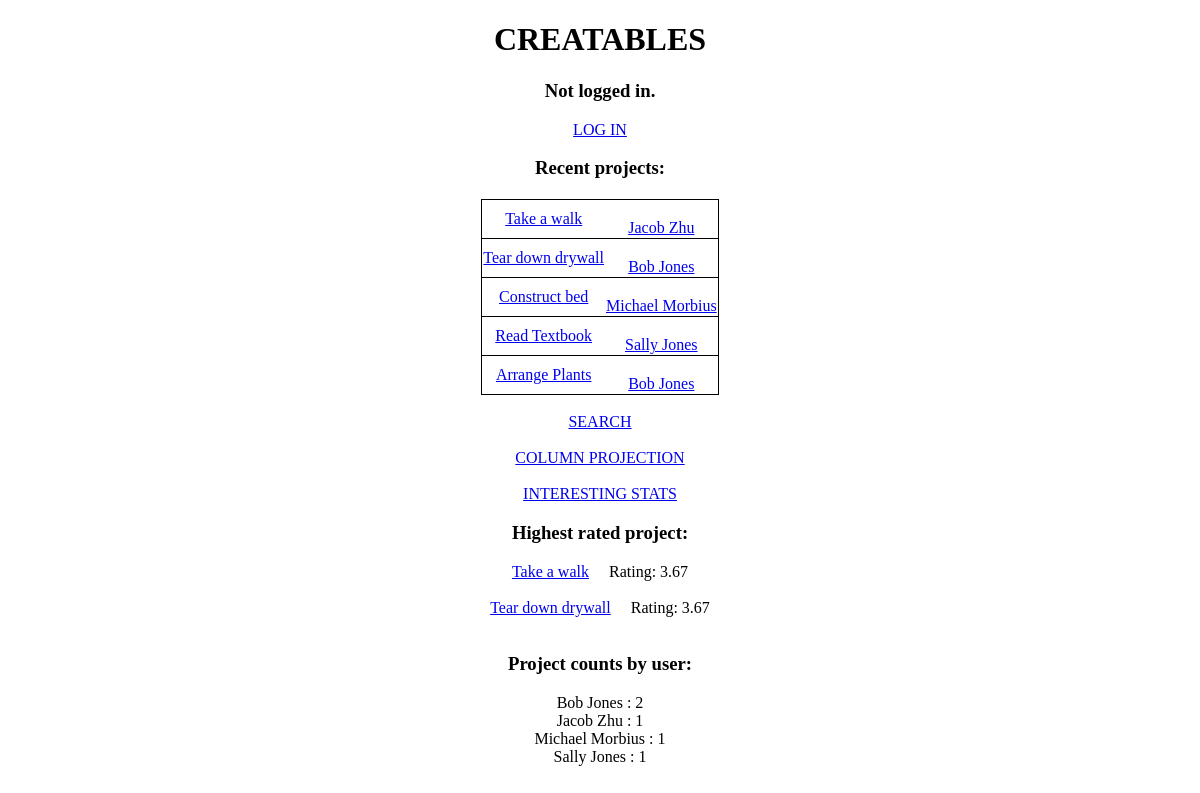
The page / on the database its author committed.
### tables this page shows
CREATE TABLE Projects_PostsProject (
    PID INTEGER PRIMARY KEY AUTO_INCREMENT,
    Name VARCHAR(60) NOT NULL,
    InstructionText VARCHAR(2500),
    Timestamp DATETIME DEFAULT CURRENT_TIMESTAMP,
    Username VARCHAR(40) NOT NULL,
    FOREIGN KEY (Username) REFERENCES Users(Username)
        ON DELETE CASCADE
        ON UPDATE CASCADE
);

### htdocs/api/config.php (called while the page is built, shortened)
<?php
$front_page_posts = 5;

### htdocs/index.php (the view, shortened to what this page needs)
<?php
require("api/config.php");
$conn = new mysqli($db_address, $db_user, $db_pw, $db_name);
$query = "SELECT PID, Username, Name FROM Projects_PostsProject ORDER BY Timestamp DESC LIMIT $front_page_posts";
$projects = $conn->query($query)->fetch_all(MYSQLI_ASSOC);
$query = "SELECT Username, COUNT(*) as Count FROM Projects_PostsProject GROUP BY Username";
$user_counts = $conn->query($query)->fetch_all(MYSQLI_ASSOC);
$query = "SELECT round(max(avgStars), 2) FROM (SELECT PID, avg(Stars) as avgStars FROM Feedback_LeavesFeedback GROUP BY PID) as Avgs";
$max_avg = $conn->query($query)->fetch_all()[0][0];
$best_projects = [];
if (!is_null($max_avg)) {
    $stmt = $conn->prepare("SELECT * FROM Projects_PostsProject WHERE PID IN (SELECT PID FROM Feedback_LeavesFeedback GROUP BY PID HAVING round(avg(Stars), 2)=?)");
    $stmt->bind_param("d", $max_avg);
    $stmt->execute();
    $best_projects = $stmt->get_result()->fetch_all(MYSQLI_ASSOC);
}
$logged_in = isset($_SESSION["username"]);
?>
<!DOCTYPE html>
<html lang="en">
<head>
</head>
<body>
<h1>CREATABLES</h1>
<?php
if (!$logged_in) {
    echo("<h3>Not logged in.</h3>");
    echo('<a href="login.php">LOG IN</a>');
} else {
    echo('<h3>Logged in as <a href="profile.php?u=' . urlencode($_SESSION["username"]) . '">' . $_SESSION["username"]
        . '</a></h3>');
    echo('<a href="api/logout.php">LOG OUT</a>');
}
?>
<h3>Recent projects:</h3>
<table class="center">
    <tbody>
    <?php
    foreach ($projects as $project) {
        echo("<tr>");
        echo('<td><a href="project_viewer.php?id=' . $project["PID"] . '">');
        echo($project["Name"] . "</a></td>");
        echo('<td><br><a href="profile.php?u=' . urlencode($project["Username"]) . '">' . $project["Username"]);
        echo("</a></td></tr>");
    }
    ?>
    </tbody>
</table>
<br>
<a href="search.php">SEARCH</a>
<br>
<br>
<a href="projection.php">COLUMN PROJECTION</a>
<br>
<br>
<a href="extra_info.php">INTERESTING STATS</a>
<?php
if (!is_null($max_avg)) {
    echo("<h3>Highest rated project:</h3>");
    foreach ($best_projects as $best_project) {
        echo('<a href="project_viewer.php?id=' . $best_project["PID"] . '">' . $best_project["Name"] . '</a>');
        echo('&emsp; Rating: ' . $max_avg . '<br><br>');
    }
}
?>
<h3>Project counts by user:</h3>
<?php
foreach ($user_counts as $user_count) {
    echo("<div>");
    echo($user_count["Username"] . " : " . $user_count["Count"]);
    echo("</div>");
}
?>
</body>
</html>

### htdocs/index.php (style rules this page uses)
body { text-align: center; }
table { border: 1px solid black; border-collapse: collapse; margin-top: 20px; }
td { border-top: 1px solid black; border-bottom: 1px solid black; border-collapse: collapse; }
.center { margin-left: auto; margin-right: auto; }

### rows shown on the page
projects_postsproject: Name "Take a walk", Username "Jacob Zhu", max_avg "3.67"
projects_postsproject: Name "Tear down drywall", Username "Bob Jones", max_avg "3.67"
projects_postsproject: Name "Construct bed", Username "Michael Morbius"
projects_postsproject: Name "Read Textbook", Username "Sally Jones"
projects_postsproject: Name "Arrange Plants", Username "Bob Jones"

### other values the page prints
$user_count["Username"] "Bob Jones"
$user_count["Count"] "2"
$user_count["Username"] "Jacob Zhu"
$user_count["Count"] "1"
$user_count["Username"] "Michael Morbius"
$user_count["Username"] "Sally Jones"
